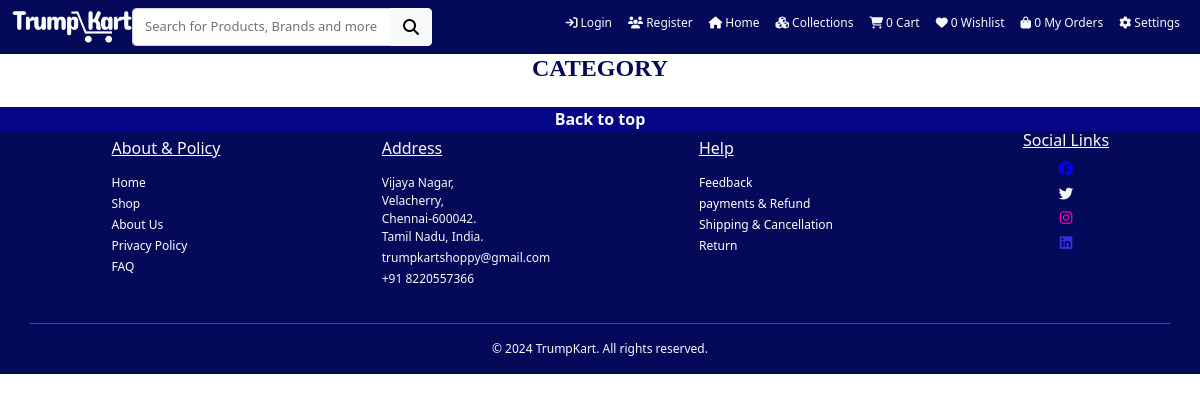
Page /collection on the earlier database version.
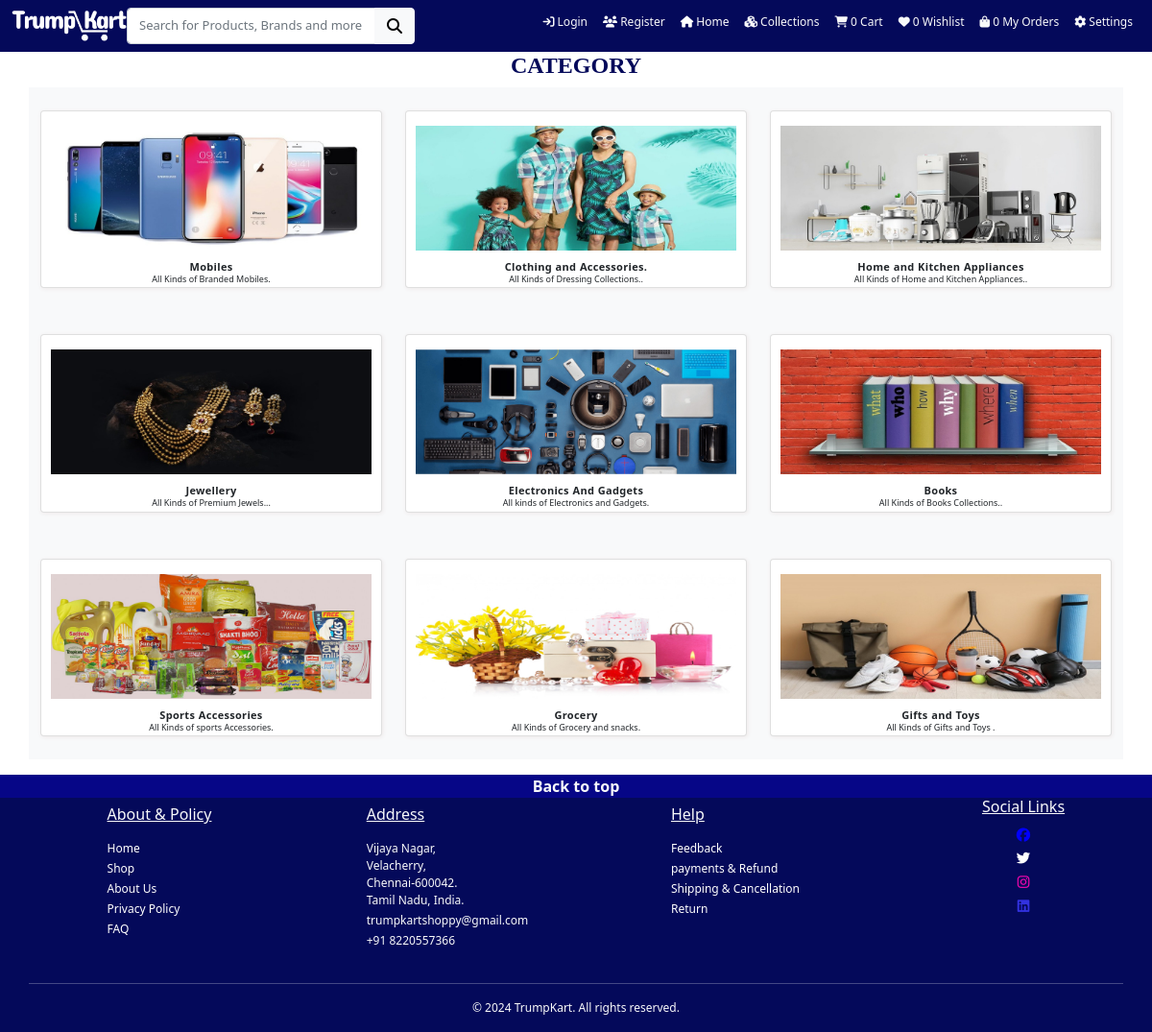
Same page on the later database version.
### Shop/models.py (models this page shows, shortened)
class category(models.Model):
    name=models.CharField(max_length=150,null=False,blank=False)
    image=models.ImageField(upload_to=getFileName,null=True,blank=True)
    description=models.TextField(max_length=500,null=False,blank=False)
    status=models.BooleanField(default=False,help_text="0-show,1-Hidden")
    created_at=models.DateTimeField(auto_now_add=True)

### Shop/views.py (the view)
# urls.py: path('collection',views.collectionpage, name="collection"),
def collectionpage(request):
    categorys=category.objects.filter(status=0)
    cart_count=Cart.objects.filter(user=request.user.id).count()
    wish_count=favourite.objects.filter(user=request.user.id).count()
    order_count=Order.objects.filter(user=request.user.id).count()
    context={
        "categorys":categorys,
        "cart_count":cart_count,
        "wish_count":wish_count,
        "order_count":order_count,
    }
    return render(request,'Shop/collection.html',context)

### Shop/templates/Shop/collection.html (shortened to what this page needs)
{% extends 'Shop/layouts/main.html' %}
{% block content %}
<h1 class="text-center fw-bold ";>CATEGORY</h1>
<div class="container bg-light mb-3">
<div class="row">
{% for item in categorys %}
<div class="col-6 col-sm-6 col-md-4 col-lg-4 my-4">
 <div class="card w-100 h-100 text-center">
  <a class="text-decoration-none" href="{% url 'collection' item.name %}">
    <img src="{{ item.image.url }}" class="card-img-top mx-auto" alt="{{item.name}}">
    <div class="card-body">
      <h6 class="card-title text-dark fw-bold">{{item.name}}</h6>
      <p class="card-text text-dark text-center ">{{item.description}}</p>
    </div>
  </a>
 </div>
</div>
{% endfor %}
</div>
</div>
{% endblock content %}

### Shop/templates/Shop/layouts/main.html (shortened to what this page needs)
{% load static %}
<!doctype html>
<html lang="en">
  <head>
    <link href="https://cdn.jsdelivr.net/npm/bootstrap@5.0.2/dist/css/bootstrap.min.css" rel="stylesheet">
    <link rel="stylesheet" href="https://cdnjs.cloudflare.com/ajax/libs/font-awesome/6.5.2/css/all.min.css" />
    <link rel="stylesheet" type="text/css" href="{% static 'css/style.css' %}">
  </head>
  <body class="bg-body .poppins-regular">
    {% include 'Shop/inc/navbar.html' %}
   {% block content %}
   {% endblock content %}
    {% include 'Shop/inc/footer.html' %}
  </body>
</html>

### Shop/templates/Shop/inc/navbar.html (shortened to what this page needs)
{% load static %}
<nav class="navbar navbar-dark navbar-expand-lg fixed-top " >
    <div class="container-fluid">
      <a href="{% url 'home' %}">
      <img class="brandname" src="{% static 'images/TKicon.png' %}" alt="icon" width="25">
      </a>
      <form method="GET" action="{% url 'search'  %}" class="input-group" >
        <input name="q" type="text" class="form-control" placeholder="Search for Products, Brands and more..">
        <button class="btn btn-light"><i class="fa fa-search"></i></button>
       </form>
      <div class="collapse navbar-collapse " id="navbarNav">
        <ul class="navbar-nav ms-auto">
         {% if request.user.is_authenticated %}
          <li class="nav-item">
            <a class="nav-link text-light" href="{% url 'socialaccount_connections' %}"><span class="fw-bold me-1" style="color: rgb(35, 246, 60);">Hello! </span><i class="fa fa-user"></i> {{request.user}}</a>
          </li>
          <li class="nav-item">
            <a class="nav-link text-light" href="{% url 'account_logout' %}"><i class="fa-solid fa-right-from-bracket"></i> Logout</a>
          </li>
         {% else %}
          <li class="nav-item">
            <a class="nav-link text-light" href="{% url 'account_login' %}"><i class="fa fa-sign-in"></i> Login</a>
          </li> <li class="nav-item">
            <a class="nav-link text-light" href="{% url 'account_signup' %}"><i class="fa fa-users"></i> Register</a>
          </li>
         {% endif %}
          <li class="nav-item">
            <a class="nav-link tex-light active" aria-current="page" href="{% url 'home' %}"><i class="fa-solid fa-house"></i> Home</a>
          </li>
          <li class="nav-item">
            <a class="nav-link text-light" href="{% url 'collection' %}"><i class="fa-solid fa-cubes"></i> Collections</a>
          </li>
          {% if request.user.is_authenticated %}
          <li class="nav-item ">
            <a class="nav-link text-light" href="{% url 'cart' %}"> <i class="fa-solid fa-cart-shopping "></i> <span class="text-light badge bg-success">{{cart_count}}</span> Cart</a>
          </li>
          <li class="nav-item">
            <a class="nav-link text-light" href="{% url 'favrt' %}"> <i class="fa-solid fa-heart "></i> <span class=" badge bg-danger text-light badge ">{{wish_count}}</span> Wishlist</a>
          </li>
          <li class="nav-item">
            <a class="nav-link text-light" href="{% url 'order' %}"> <i class="fa-solid fa-bag-shopping "></i> <span class="badge bg-primary text-light">{{order_count}}</span> My Orders</a>
          </li>
          <li class="nav-item " style="float: right;">
            <a class="nav-link text-light " href="{% url 'socialaccount_connections' %}"> <i class="fa-solid fa-gear "></i> Settings</a>
          </li>
          {% else%}
          <li class="nav-item">
            <a class="nav-link text-light" href="{% url 'account_login' %}"> <i class="fa-solid fa-cart-shopping "></i> {{cart_count}} Cart</a>
          </li>
          <li class="nav-item">
            <a class="nav-link text-light" href="{% url 'account_login' %}"> <i class="fa-solid fa-heart "></i> {{wish_count}} Wishlist</a>
          </li>
          <li class="nav-item">
            <a class="nav-link text-light" href="{% url 'account_login' %}"> <i class="fa-solid fa-bag-shopping "></i> {{order_count}} My Orders</a>
          </li>
          <li class="nav-item ">
            <a class="nav-link text-light" href="{% url 'account_login' %}"> <i class="fa-solid fa-gear "></i> Settings</a>
          </li>
         {% endif %}
        </ul>
      </div>
    </div>
  </nav>

### Shop/templates/Shop/inc/footer.html
{% load static %}
<footer class="footer">
  <div class="text-light text-center fw-bold" style="background-color: rgb(6, 6, 135);"><a class="text-light" href="#">Back to top</a></div>
    <div class="container-fluid" style="background-color:rgb(4, 9, 90);" >
        <div class="row d-flex">
        <div class="col-6 col-sm-6 col-md-3 col-md-3 d-flex justify-content-center ">
          <ul class="quick-links text-light mx-auto">
            <h4 class="text-light text-decoration-underline py-2">About & Policy</h4>
            <li><a href="{% url 'home' %}">Home</a></li>
            <li><a href="{% url 'collection' %}">Shop</a></li>
            <li><a href="{% url 'about' %}">About Us</a></li>
            <li><a href="{% url 'privacy' %}">Privacy Policy</a></li>
            <li><a href="{% url 'faq' %}">FAQ</a></li>
          </ul>
        </div>
        <div class="col-6 col-sm-6 col-md-3 col-md-3 d-flex justify-content-center ">
          <ul class="quick-links text-light mx-auto">
            <h4 class="text-light text-decoration-underline py-2">Address</h4>
            <li class="text-light">Vijaya Nagar,<br> Velacherry, <br>Chennai-600042. <br> Tamil Nadu, India.</li>
            <li class="text-light"> trumpkartshoppy@gmail.com</li>
            <li class="text-light" > +91 8220557366</li>
        </div>
        <div class="col-6 col-sm-6 col-md-3 col-md-3 d-flex ">
          <ul class="quick-links text-light mx-auto">
            <h4 class="text-light text-decoration-underline py-2">Help</h4>
            <li><a href="{% url 'support_team' %}?section=feeback">Feedback</a></li>
            <li><a href="{% url 'support_team' %}?section=payments">payments & Refund</a></li>
            <li><a href="{% url 'support_team' %}?section=shipping">Shipping & Cancellation</a></li>
            <li><a href="{% url 'support_team' %}?section=return">Return</a></li>
          </ul>
        </div>
        <div class="col-6 col-sm-6 col-md-3 col-lg-3 float-end ">
          <div class="d-flex justify-content-start">
          <ul class="social-media text-light text-center mx-auto">
            <h4 class="text-light text-decoration-underline float-start">Social Links</h4>
            <li><a href="https://www.facebook.com/profile.php?id=61564594587887"><i class="fa-brands fa-facebook" style="color: blue;"></i></a></li>
            <li><a href="https://x.com/KartTrump75841"><i class="fa-brands fa-twitter"></i></a></li>
            <li><a href="https://www.instagram.com/"><i class="fa-brands fa-instagram" style="color: rgb(250, 7, 177);"></i></a></li>
            <li><a href="https://www.linkedin.com/"><i class="fa-brands fa-linkedin" style="color: rgb(50, 50, 224);"></i></a></li>
          </ul>
        </div>
        </div>
      </div>
      <hr class="container bg-white">
      <div class="row">
        <div class="text-center text-light">
          <p class="text-light mb-3 fw-normal copy">&copy; 2024 TrumpKart. All rights reserved.</p>
        </div>
      </div>
      </div>
  </footer>

### static/css/style.css (style rules this page uses)
* { margin: 0%; padding: 0%; box-sizing: border-box; height: auto; scroll-behavior: smooth; }
body { font-size: 1rem; padding: 0%; margin: 0%; }
.brandname { width: 8vw; filter: brightness(200%); }
div.collapse { font-size: 1vw; }
h1 { font-family: serif; font-size: 40px; color: rgb(4, 9, 90) !important; }
nav.navbar-expand-lg { background-color: rgb(4, 9, 90); }
.navbar-nav { float: auto; }
.nav-link { font-size: 1vw; margin: 0px; padding: 0%; border: none; border-radius: 1vw; }
.form-control { font-size: 18px; }
p { color: black; font-size: 1vw; }
a { text-decoration: none; }
img.card-img-top { object-position: center; object-fit: cover; height: fit-content; }
nav.navbar { top: 0%; position: sticky; display: flex; justify-content: space-between; }
h6 { text-align: center; }
.card-text { color: rgb(8, 198, 8); font-size: 1vw; }
.footer ul { list-style: none; }
h4 { font-size: 18px; }
ul li { font-size: 15px; }
.copy { font-size: 15px; margin-bottom: 0px; }
.footer ul li a { color:white; text-decoration: none; }
footer.footer ul.social-media li a { color: #fff; font-size: 1.2vw; }
.card { box-shadow: 1px 1px 4px rgb(238, 233, 233); padding-bottom: 2px; }
.card-img-top { margin-top: 5px; max-height: 300px; }
h6.card-title { font-size: 1vw; font-weight: 700; letter-spacing: 0.3px; word-spacing: 0.5px; }
p.card-text { font-size: 0.8vw; font-weight: 600; }
.collapse { background-color:transparent; }
.input-group { width:25vw; }
.card { position: relative; }
.card-img-top { height: auto; width: 100%; padding: 10px; object-fit: contain; }
.input-group { margin-left: 50px; width: 25vw; }
@media screen and (max-width:1200px) { .nav-link { font-size: 1vw; padding-bottom: 5px; } }
@media screen and (max-width:1200px) { .brandname { width: 10vw; } }
@media screen and (max-width:1200px) { h1 { font-family: serif; font-size: 24px; } }
@media screen and (max-width:1200px) { .form-control { font-size: 13px; } }
@media screen and (max-width:1200px) { .input-group { margin-left: 0%; width:25vw; } }
@media screen and (max-width:1200px) { .card-body { padding:0% !important; margin: 0% !important; } }
@media screen and (max-width:1200px) { h6.card-title { font-size: 11px; font-weight: 500; margin: 0%; } }
@media screen and (max-width:1200px) { p.card-text { font-size: 9px; font-weight: 500; } }
@media screen and (max-width:1200px) { i.fa-brands { font-size: 0.9rem; } }
@media screen and (max-width:1200px) { h4 { font-size: 16px; } }
@media screen and (max-width:1200px) { ul li { padding-bottom: 3px; font-size: 12px; } }
@media screen and (max-width:1200px) { .copy { font-size: 12px; } }

Differences in the rows shown:
added category: image (picture), name "Mobiles", description "All Kinds of Branded Mobiles."
added category: image (picture), name "Clothing and Accessories.", description "All Kinds of Dressing Collections.."
added category: image (picture), name "Home and Kitchen Appliances", description "All Kinds of Home and Kitchen Appliances.."
added category: image (picture), name "Jewellery", description "All Kinds of Premium Jewels..."
added category: image (picture), name "Electronics And Gadgets", description "All kinds of Electronics and Gadgets."
added category: image (picture), name "Books", description "All Kinds of Books Collections.."
added category: image (picture), name "Sports Accessories", description "All Kinds of sports Accessories."
added category: image (picture), name "Grocery", description "All Kinds of Grocery and snacks."
added category: image (picture), name "Gifts and Toys", description "All Kinds of Gifts and Toys ."
